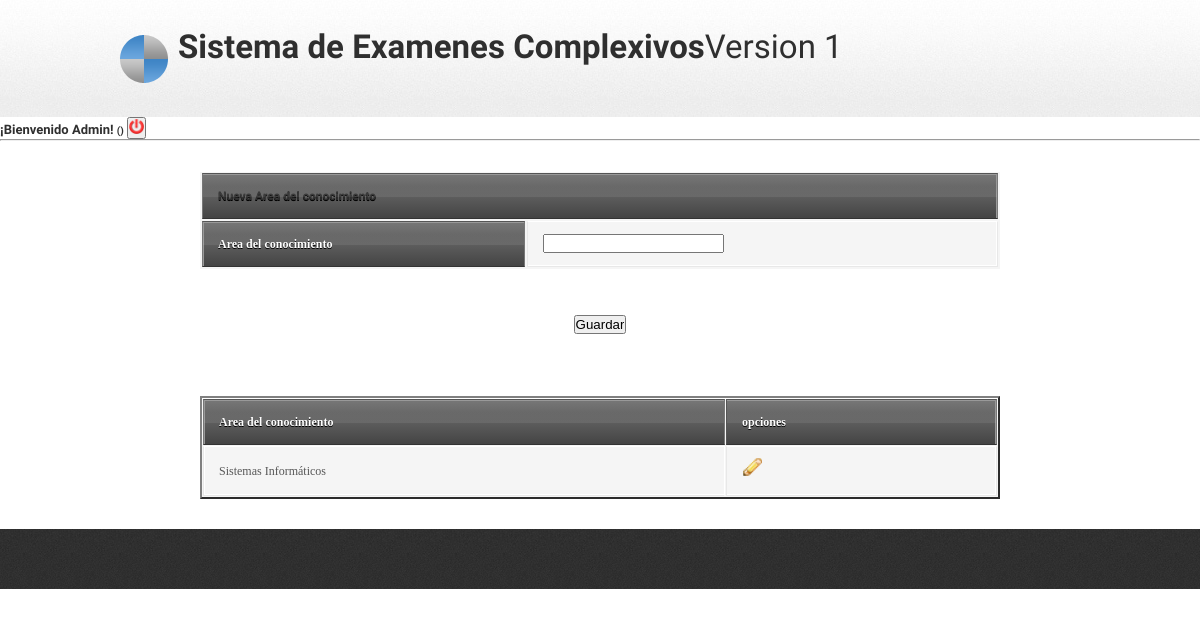
Page /mallas.php (signed in) on the earlier database version.
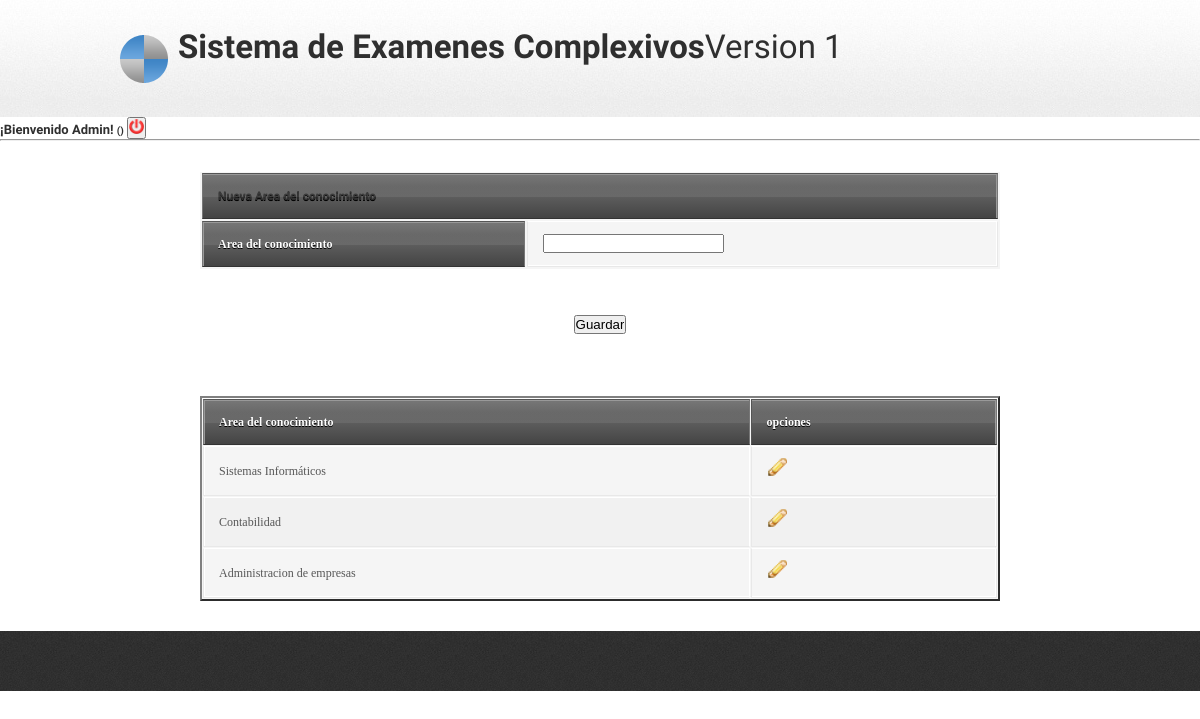
Same page on the later database version.
### tables this page shows
CREATE TABLE IF NOT EXISTS `titulacion` (
`id_Titulacion` int(11) NOT NULL,
  `Titulacion` varchar(45) DEFAULT NULL
);

### DAT/DAT_areas.php (called while the page is built, shortened)
<?php
if (!function_exists('consultar_area')){
	function consultar_area($criterio,$valor){
    	require("DAT/conect.php");
	    $SQL="call SP_titulaciones_cons('".$criterio."','".$valor."')";
	    $resultado=mysqli_query($link,$SQL) or die(mysqli_error($link));
	    return ($resultado);
	}
}
 ?>

### BL/area_del_conocimiento_funciones.php (called while the page is built, shortened)
<?php
if (!function_exists('area_consultar')){
function area_consultar($criterio,$valor){
	    $resultado=consultar_area($criterio,$valor);
	    return (transformar_a_lista($resultado));
	}
}
 ?>

### BL/general_funciones.php (called while the page is built, shortened)
<?php
function transformar_a_lista($resultado){
	if (mysqli_num_rows($resultado)>0) {
    	$lista=mysqli_fetch_all($resultado,MYSQLI_ASSOC);
   		return($lista);
    }else{
    	return 0;
    }
}
 ?>

### mallas.php (the view)
<?php
include ("cabecera.php");
include ("BL/area_del_conocimiento_funciones.php");
if (isset($_POST["malla"])){
		area_insertar(ucfirst($_POST["malla"]));
		echo "<div align=center><h1>GUARDANDO, ESPERA...
		<meta http-equiv='Refresh' content='2;url=mallas.php'></font></h1></div>";
}else{
	echo "<div align=center>";
	echo "<form name=form action=".$_SERVER['PHP_SELF']." method='post'>";
	echo "<table class=tablas>
	<tr><th colspan=2><h4>Nueva Area del conocimiento</th></tr>";
	echo "<tr><th>Area del conocimiento</th><td><input type='text' name=malla></td></tr>";
	echo "</table><br><input type='submit' value='Guardar'>";
	echo "</form>";
	echo "<br> <br> ";
	echo "<table  class='tablas' cellspacing=1 cellspadding=1 align=center border=2>";
	echo "<tr>
			<th>Area del conocimiento</th>
			<th>opciones</th>
	</tr>";
	$resultado=area_consultar('','');
	foreach ($resultado as $row) {
		echo "<tr> ";
		echo "<td>".$row['Titulacion']."</td>";
		echo "<td>  <a href=ficha_malla.php?malla=".$row["id_Titulacion"]."><img width=20   src=images/pencil.png></a></td>";
		echo "</tr>";
	}
	echo "</table></div>";
}
include("pie.php");
?>

Differences in the rows shown:
added titulacion: Titulacion "Contabilidad"
added titulacion: Titulacion "Administracion de empresas"
